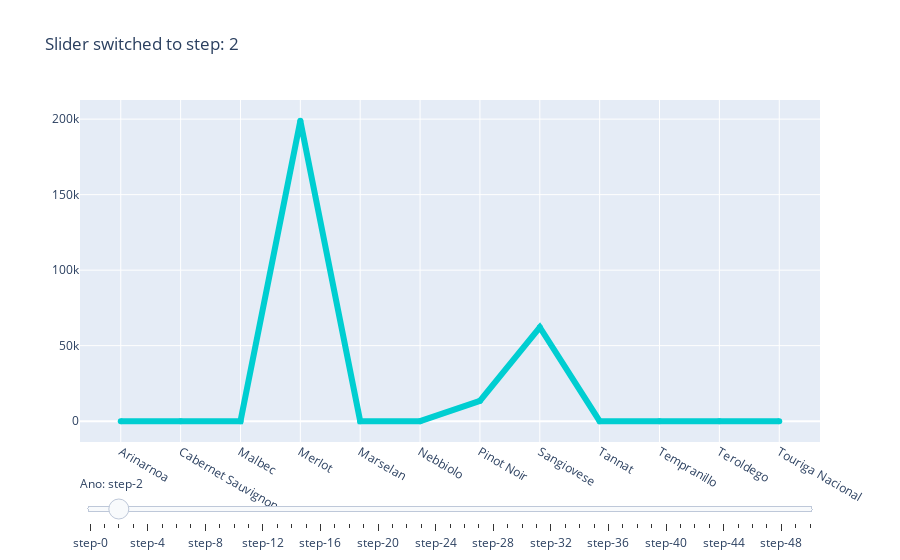

Here is the notebook cell this chart was saved with:
### Code cell
fig = go.Figure()

for step in utilized_red_grapes:
    fig.add_trace(
        go.Scatter(
            visible=False,
            line=dict(color="#00CED1", width=6),
            name=str(step),
            y=utilized_red_grapes[step],
            x=utilized_red_grapes.index
        )
    )

steps = []
for i in range(len(fig.data)):
    step = dict(
        method="update",
        args=[{"visible": [False] * len(fig.data)},
              {"title": "Slider switched to step: " + str(i)}], 
    )
    step["args"][0]["visible"][i] = True
    steps.append(step)

sliders = [dict(
    active=10,
    currentvalue={"prefix": "Ano: "},
    pad={"t": 30},
    steps=steps
)]

fig.update_layout(
    sliders=sliders
)

fig.show()
